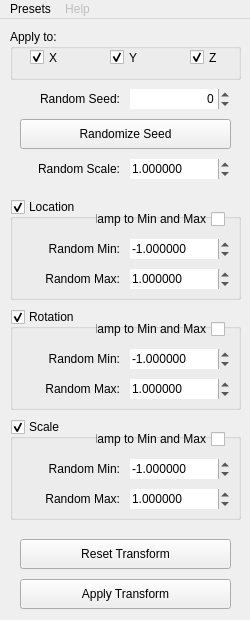
<?xml version="1.0" encoding="UTF-8"?>
<ui version="4.0">
 <class>MainWindow</class>
 <widget class="QMainWindow" name="MainWindow">
  <property name="geometry">
   <rect>
    <x>0</x>
    <y>0</y>
    <width>250</width>
    <height>620</height>
   </rect>
  </property>
  <property name="minimumSize">
   <size>
    <width>250</width>
    <height>620</height>
   </size>
  </property>
  <property name="maximumSize">
   <size>
    <width>250</width>
    <height>620</height>
   </size>
  </property>
  <property name="windowTitle">
   <string>RealismIsRandom</string>
  </property>
  <property name="documentMode">
   <bool>true</bool>
  </property>
  <property name="dockNestingEnabled">
   <bool>true</bool>
  </property>
  <widget class="QWidget" name="centralwidget">
   <widget class="QGroupBox" name="GB_Location">
    <property name="geometry">
     <rect>
      <x>10</x>
      <y>180</y>
      <width>231</width>
      <height>101</height>
     </rect>
    </property>
    <property name="title">
     <string>Location</string>
    </property>
    <property name="checkable">
     <bool>true</bool>
    </property>
    <widget class="QDoubleSpinBox" name="SB_dLocationMin">
     <property name="geometry">
      <rect>
       <x>120</x>
       <y>40</y>
       <width>100</width>
       <height>20</height>
      </rect>
     </property>
     <property name="locale">
      <locale language="English" country="UnitedKingdom"/>
     </property>
     <property name="frame">
      <bool>false</bool>
     </property>
     <property name="buttonSymbols">
      <enum>QAbstractSpinBox::UpDownArrows</enum>
     </property>
     <property name="decimals">
      <number>6</number>
     </property>
     <property name="minimum">
      <double>-99999999999999.000000000000000</double>
     </property>
     <property name="maximum">
      <double>99999999999999.000000000000000</double>
     </property>
     <property name="value">
      <double>-1.000000000000000</double>
     </property>
    </widget>
    <widget class="QDoubleSpinBox" name="SB_dLocationMax">
     <property name="geometry">
      <rect>
       <x>120</x>
       <y>70</y>
       <width>100</width>
       <height>20</height>
      </rect>
     </property>
     <property name="locale">
      <locale language="English" country="UnitedKingdom"/>
     </property>
     <property name="frame">
      <bool>false</bool>
     </property>
     <property name="buttonSymbols">
      <enum>QAbstractSpinBox::UpDownArrows</enum>
     </property>
     <property name="decimals">
      <number>6</number>
     </property>
     <property name="minimum">
      <double>-99999999999999.000000000000000</double>
     </property>
     <property name="maximum">
      <double>99999999999999.000000000000000</double>
     </property>
     <property name="value">
      <double>1.000000000000000</double>
     </property>
    </widget>
    <widget class="QLabel" name="label_2">
     <property name="geometry">
      <rect>
       <x>20</x>
       <y>40</y>
       <width>90</width>
       <height>20</height>
      </rect>
     </property>
     <property name="text">
      <string>Random Min:</string>
     </property>
     <property name="alignment">
      <set>Qt::AlignRight|Qt::AlignTrailing|Qt::AlignVCenter</set>
     </property>
    </widget>
    <widget class="QLabel" name="label_3">
     <property name="geometry">
      <rect>
       <x>20</x>
       <y>70</y>
       <width>90</width>
       <height>20</height>
      </rect>
     </property>
     <property name="text">
      <string>Random Max:</string>
     </property>
     <property name="alignment">
      <set>Qt::AlignRight|Qt::AlignTrailing|Qt::AlignVCenter</set>
     </property>
    </widget>
    <widget class="QCheckBox" name="CB_LocationClamp">
     <property name="geometry">
      <rect>
       <x>85</x>
       <y>10</y>
       <width>130</width>
       <height>20</height>
      </rect>
     </property>
     <property name="layoutDirection">
      <enum>Qt::RightToLeft</enum>
     </property>
     <property name="autoFillBackground">
      <bool>false</bool>
     </property>
     <property name="text">
      <string>Clamp to Min and Max</string>
     </property>
    </widget>
   </widget>
   <widget class="QGroupBox" name="groupBox_4">
    <property name="geometry">
     <rect>
      <x>10</x>
      <y>10</y>
      <width>231</width>
      <height>51</height>
     </rect>
    </property>
    <property name="title">
     <string>Apply to:</string>
    </property>
    <widget class="QCheckBox" name="CB_ApplyToX">
     <property name="geometry">
      <rect>
       <x>20</x>
       <y>20</y>
       <width>61</width>
       <height>17</height>
      </rect>
     </property>
     <property name="text">
      <string>X</string>
     </property>
     <property name="checked">
      <bool>true</bool>
     </property>
    </widget>
    <widget class="QCheckBox" name="CB_ApplyToY">
     <property name="geometry">
      <rect>
       <x>100</x>
       <y>20</y>
       <width>61</width>
       <height>17</height>
      </rect>
     </property>
     <property name="text">
      <string>Y</string>
     </property>
     <property name="checked">
      <bool>true</bool>
     </property>
    </widget>
    <widget class="QCheckBox" name="CB_ApplyToZ">
     <property name="geometry">
      <rect>
       <x>180</x>
       <y>20</y>
       <width>41</width>
       <height>17</height>
      </rect>
     </property>
     <property name="text">
      <string>Z</string>
     </property>
     <property name="checked">
      <bool>true</bool>
     </property>
    </widget>
   </widget>
   <widget class="QLabel" name="label_4">
    <property name="geometry">
     <rect>
      <x>30</x>
      <y>70</y>
      <width>90</width>
      <height>20</height>
     </rect>
    </property>
    <property name="text">
     <string>Random Seed:</string>
    </property>
    <property name="alignment">
     <set>Qt::AlignRight|Qt::AlignTrailing|Qt::AlignVCenter</set>
    </property>
   </widget>
   <widget class="QPushButton" name="B_RandomSeed">
    <property name="geometry">
     <rect>
      <x>20</x>
      <y>100</y>
      <width>211</width>
      <height>30</height>
     </rect>
    </property>
    <property name="text">
     <string>Randomize Seed</string>
    </property>
   </widget>
   <widget class="QSpinBox" name="SB_RandomSeed">
    <property name="geometry">
     <rect>
      <x>130</x>
      <y>70</y>
      <width>100</width>
      <height>20</height>
     </rect>
    </property>
    <property name="layoutDirection">
     <enum>Qt::LeftToRight</enum>
    </property>
    <property name="frame">
     <bool>false</bool>
    </property>
    <property name="alignment">
     <set>Qt::AlignRight|Qt::AlignTrailing|Qt::AlignVCenter</set>
    </property>
    <property name="buttonSymbols">
     <enum>QAbstractSpinBox::UpDownArrows</enum>
    </property>
    <property name="minimum">
     <number>-999999999</number>
    </property>
    <property name="maximum">
     <number>999999999</number>
    </property>
    <property name="value">
     <number>0</number>
    </property>
   </widget>
   <widget class="QDoubleSpinBox" name="SB_dRandomScale">
    <property name="geometry">
     <rect>
      <x>130</x>
      <y>140</y>
      <width>100</width>
      <height>20</height>
     </rect>
    </property>
    <property name="locale">
     <locale language="English" country="UnitedKingdom"/>
    </property>
    <property name="frame">
     <bool>false</bool>
    </property>
    <property name="buttonSymbols">
     <enum>QAbstractSpinBox::UpDownArrows</enum>
    </property>
    <property name="decimals">
     <number>6</number>
    </property>
    <property name="minimum">
     <double>-99999999999999.000000000000000</double>
    </property>
    <property name="maximum">
     <double>99999999999999.000000000000000</double>
    </property>
    <property name="value">
     <double>1.000000000000000</double>
    </property>
   </widget>
   <widget class="QLabel" name="label">
    <property name="geometry">
     <rect>
      <x>30</x>
      <y>140</y>
      <width>90</width>
      <height>20</height>
     </rect>
    </property>
    <property name="text">
     <string>Random Scale:</string>
    </property>
    <property name="alignment">
     <set>Qt::AlignRight|Qt::AlignTrailing|Qt::AlignVCenter</set>
    </property>
   </widget>
   <widget class="QGroupBox" name="GB_Rotation">
    <property name="geometry">
     <rect>
      <x>10</x>
      <y>290</y>
      <width>231</width>
      <height>101</height>
     </rect>
    </property>
    <property name="title">
     <string>Rotation</string>
    </property>
    <property name="checkable">
     <bool>true</bool>
    </property>
    <widget class="QDoubleSpinBox" name="SB_dRotationMin">
     <property name="geometry">
      <rect>
       <x>120</x>
       <y>40</y>
       <width>100</width>
       <height>20</height>
      </rect>
     </property>
     <property name="locale">
      <locale language="English" country="UnitedKingdom"/>
     </property>
     <property name="frame">
      <bool>false</bool>
     </property>
     <property name="buttonSymbols">
      <enum>QAbstractSpinBox::UpDownArrows</enum>
     </property>
     <property name="decimals">
      <number>6</number>
     </property>
     <property name="minimum">
      <double>-99999999999999.000000000000000</double>
     </property>
     <property name="maximum">
      <double>99999999999999.000000000000000</double>
     </property>
     <property name="value">
      <double>-1.000000000000000</double>
     </property>
    </widget>
    <widget class="QDoubleSpinBox" name="SB_dRotationMax">
     <property name="geometry">
      <rect>
       <x>120</x>
       <y>70</y>
       <width>100</width>
       <height>20</height>
      </rect>
     </property>
     <property name="locale">
      <locale language="English" country="UnitedKingdom"/>
     </property>
     <property name="frame">
      <bool>false</bool>
     </property>
     <property name="buttonSymbols">
      <enum>QAbstractSpinBox::UpDownArrows</enum>
     </property>
     <property name="decimals">
      <number>6</number>
     </property>
     <property name="minimum">
      <double>-99999999999999.000000000000000</double>
     </property>
     <property name="maximum">
      <double>99999999999999.000000000000000</double>
     </property>
     <property name="value">
      <double>1.000000000000000</double>
     </property>
    </widget>
    <widget class="QLabel" name="label_5">
     <property name="geometry">
      <rect>
       <x>20</x>
       <y>40</y>
       <width>90</width>
       <height>20</height>
      </rect>
     </property>
     <property name="text">
      <string>Random Min:</string>
     </property>
     <property name="alignment">
      <set>Qt::AlignRight|Qt::AlignTrailing|Qt::AlignVCenter</set>
     </property>
    </widget>
    <widget class="QLabel" name="label_6">
     <property name="geometry">
      <rect>
       <x>20</x>
       <y>70</y>
       <width>90</width>
       <height>20</height>
      </rect>
     </property>
     <property name="text">
      <string>Random Max:</string>
     </property>
     <property name="alignment">
      <set>Qt::AlignRight|Qt::AlignTrailing|Qt::AlignVCenter</set>
     </property>
    </widget>
    <widget class="QCheckBox" name="CB_RotationClamp">
     <property name="geometry">
      <rect>
       <x>85</x>
       <y>10</y>
       <width>130</width>
       <height>20</height>
      </rect>
     </property>
     <property name="layoutDirection">
      <enum>Qt::RightToLeft</enum>
     </property>
     <property name="autoFillBackground">
      <bool>false</bool>
     </property>
     <property name="text">
      <string>Clamp to Min and Max</string>
     </property>
    </widget>
   </widget>
   <widget class="QGroupBox" name="GB_Scale">
    <property name="geometry">
     <rect>
      <x>10</x>
      <y>400</y>
      <width>231</width>
      <height>101</height>
     </rect>
    </property>
    <property name="title">
     <string>Scale</string>
    </property>
    <property name="checkable">
     <bool>true</bool>
    </property>
    <widget class="QDoubleSpinBox" name="SB_dScaleMin">
     <property name="geometry">
      <rect>
       <x>120</x>
       <y>40</y>
       <width>100</width>
       <height>20</height>
      </rect>
     </property>
     <property name="locale">
      <locale language="English" country="UnitedKingdom"/>
     </property>
     <property name="frame">
      <bool>false</bool>
     </property>
     <property name="buttonSymbols">
      <enum>QAbstractSpinBox::UpDownArrows</enum>
     </property>
     <property name="decimals">
      <number>6</number>
     </property>
     <property name="minimum">
      <double>-99999999999999.000000000000000</double>
     </property>
     <property name="maximum">
      <double>99999999999999.000000000000000</double>
     </property>
     <property name="value">
      <double>-1.000000000000000</double>
     </property>
    </widget>
    <widget class="QDoubleSpinBox" name="SB_dScaleMax">
     <property name="geometry">
      <rect>
       <x>120</x>
       <y>70</y>
       <width>100</width>
       <height>20</height>
      </rect>
     </property>
     <property name="locale">
      <locale language="English" country="UnitedKingdom"/>
     </property>
     <property name="frame">
      <bool>false</bool>
     </property>
     <property name="buttonSymbols">
      <enum>QAbstractSpinBox::UpDownArrows</enum>
     </property>
     <property name="decimals">
      <number>6</number>
     </property>
     <property name="minimum">
      <double>-99999999999999.000000000000000</double>
     </property>
     <property name="maximum">
      <double>99999999999999.000000000000000</double>
     </property>
     <property name="value">
      <double>1.000000000000000</double>
     </property>
    </widget>
    <widget class="QLabel" name="label_7">
     <property name="geometry">
      <rect>
       <x>20</x>
       <y>40</y>
       <width>90</width>
       <height>20</height>
      </rect>
     </property>
     <property name="text">
      <string>Random Min:</string>
     </property>
     <property name="alignment">
      <set>Qt::AlignRight|Qt::AlignTrailing|Qt::AlignVCenter</set>
     </property>
    </widget>
    <widget class="QLabel" name="label_8">
     <property name="geometry">
      <rect>
       <x>20</x>
       <y>70</y>
       <width>90</width>
       <height>20</height>
      </rect>
     </property>
     <property name="text">
      <string>Random Max:</string>
     </property>
     <property name="alignment">
      <set>Qt::AlignRight|Qt::AlignTrailing|Qt::AlignVCenter</set>
     </property>
    </widget>
    <widget class="QCheckBox" name="CB_ScaleClamp">
     <property name="geometry">
      <rect>
       <x>85</x>
       <y>10</y>
       <width>130</width>
       <height>20</height>
      </rect>
     </property>
     <property name="layoutDirection">
      <enum>Qt::RightToLeft</enum>
     </property>
     <property name="autoFillBackground">
      <bool>false</bool>
     </property>
     <property name="text">
      <string>Clamp to Min and Max</string>
     </property>
    </widget>
   </widget>
   <widget class="QPushButton" name="B_Reset">
    <property name="geometry">
     <rect>
      <x>20</x>
      <y>520</y>
      <width>211</width>
      <height>30</height>
     </rect>
    </property>
    <property name="text">
     <string>Reset Transform</string>
    </property>
   </widget>
   <widget class="QPushButton" name="B_Apply">
    <property name="geometry">
     <rect>
      <x>20</x>
      <y>560</y>
      <width>211</width>
      <height>30</height>
     </rect>
    </property>
    <property name="text">
     <string>Apply Transform</string>
    </property>
   </widget>
   <zorder>GB_Location</zorder>
   <zorder>label_4</zorder>
   <zorder>B_RandomSeed</zorder>
   <zorder>SB_RandomSeed</zorder>
   <zorder>SB_dRandomScale</zorder>
   <zorder>label</zorder>
   <zorder>groupBox_4</zorder>
   <zorder>GB_Rotation</zorder>
   <zorder>GB_Scale</zorder>
   <zorder>B_Reset</zorder>
   <zorder>B_Apply</zorder>
  </widget>
  <widget class="QMenuBar" name="menubar">
   <property name="enabled">
    <bool>true</bool>
   </property>
   <property name="geometry">
    <rect>
     <x>0</x>
     <y>0</y>
     <width>250</width>
     <height>21</height>
    </rect>
   </property>
   <widget class="QMenu" name="menuPresets">
    <property name="enabled">
     <bool>true</bool>
    </property>
    <property name="title">
     <string>Presets</string>
    </property>
    <addaction name="actionReset_To_Default"/>
    <addaction name="actionLoad_Preset_2"/>
    <addaction name="actionSavePreset"/>
    <addaction name="actionDelete_Preset"/>
   </widget>
   <widget class="QMenu" name="menuHelp">
    <property name="enabled">
     <bool>false</bool>
    </property>
    <property name="title">
     <string>Help</string>
    </property>
    <addaction name="actionShow_Readme"/>
   </widget>
   <addaction name="menuPresets"/>
   <addaction name="menuHelp"/>
  </widget>
  <action name="actionSavePreset">
   <property name="text">
    <string>Save Preset</string>
   </property>
  </action>
  <action name="actionDelete_Preset">
   <property name="text">
    <string>Delete Preset</string>
   </property>
  </action>
  <action name="actionReset_To_Default">
   <property name="text">
    <string>Reset</string>
   </property>
  </action>
  <action name="actionShow_Readme">
   <property name="text">
    <string>Show Readme</string>
   </property>
  </action>
  <action name="actionLoad_Preset_2">
   <property name="text">
    <string>Load Preset</string>
   </property>
  </action>
 </widget>
 <resources/>
 <connections/>
</ui>
